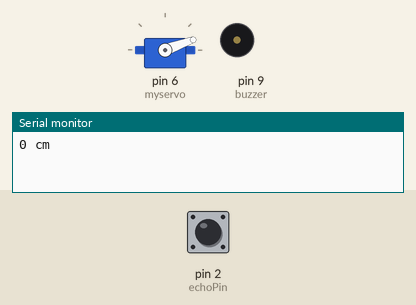
Simulated run of this sketch. Board: Arduino Uno, built with avr-gcc and run on an emulated ATmega328P. Shown: servo, buzzer (waves = sounding, pin HIGH), the last lines printed to the serial monitor. The inputs (shaded band) are chosen by the test bench; at power-on: pin 2 (echoPin) LOW. Pins used as bus, display or sensor lines are not drawn.

Above: at 1.2 s.
1.3 s: pin 2 (echoPin) pulsed HIGH 5 times (0.12 s each, 0.3 s apart)
At 3.2 s:
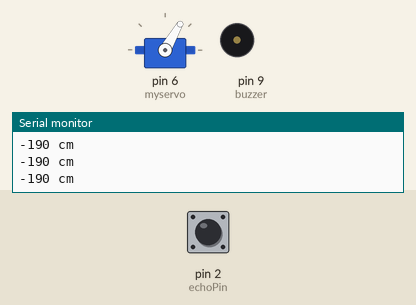
At 5.7 s:
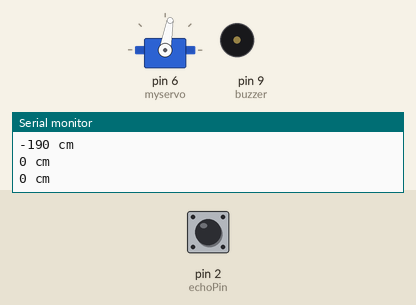
Timing chart, 0 to 20.8 s (numbered marks = the images above; inputs shaded):
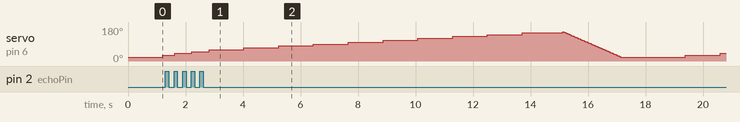

The sketch:

Servo.ino
```cpp
#include <Servo.h>
Servo myservo;

#define trigPin 7
#define echoPin 2
#define buzzer 9
int duration, distance;
int pos = 0;

void setup(){
 Serial.begin(9600);
 myservo.attach(6);  // attaches the servo on pin 9 to the servo object
 pinMode(trigPin, OUTPUT);
 pinMode(echoPin, INPUT);
 pinMode(buzzer, OUTPUT);
}

void loop(){


  int count=0;
  int f=0;

    for (pos = 20; pos <= 155;)
    {
          myservo.write(pos);
          dist();
          if (distance <150 && distance >5)
           {
              f=f+1;
              pos+=10;
           }
          else
           {
                pos+=10;
           }

        delay(200);                       // waits 15ms for the servo to reach the position
    }
    delay(200);
  for (pos = 155; pos >= 20; pos -= 1)
  {
    myservo.write(pos);
    delay(15);
  }


  Serial.println(f);
  if (f>9)
  {
    digitalWrite(buzzer,HIGH);
    delay(2000);
    digitalWrite(buzzer,LOW);
  }
  else if(f<=9)
  {
    digitalWrite(buzzer,LOW);
  }
  delay(1000);

}
void dist()
{
  digitalWrite(trigPin, HIGH);
  delayMicroseconds(10000);
  digitalWrite(trigPin, LOW);
  duration = pulseIn(echoPin, HIGH);
  distance = (duration/2) /29.1;

  Serial.print (distance);
  Serial.println (" cm");
}
```
